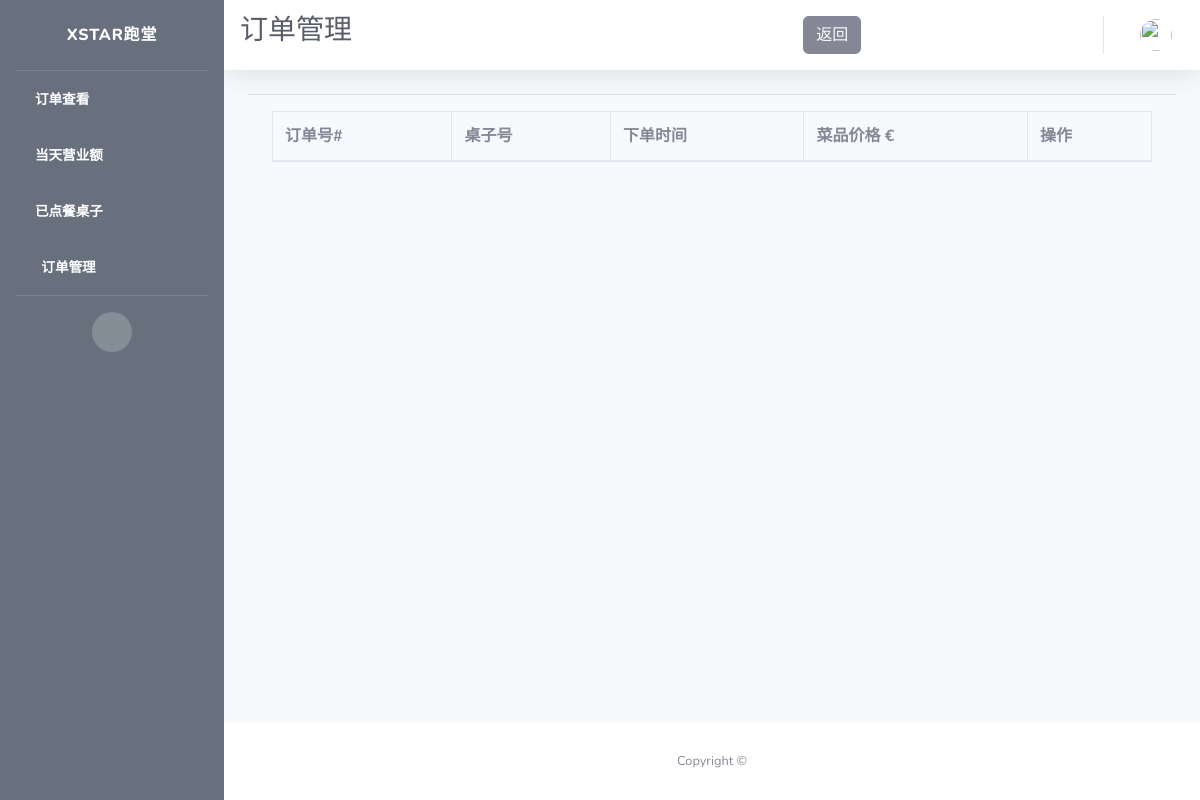
The app's page /alacarte/orders/manage, older data.
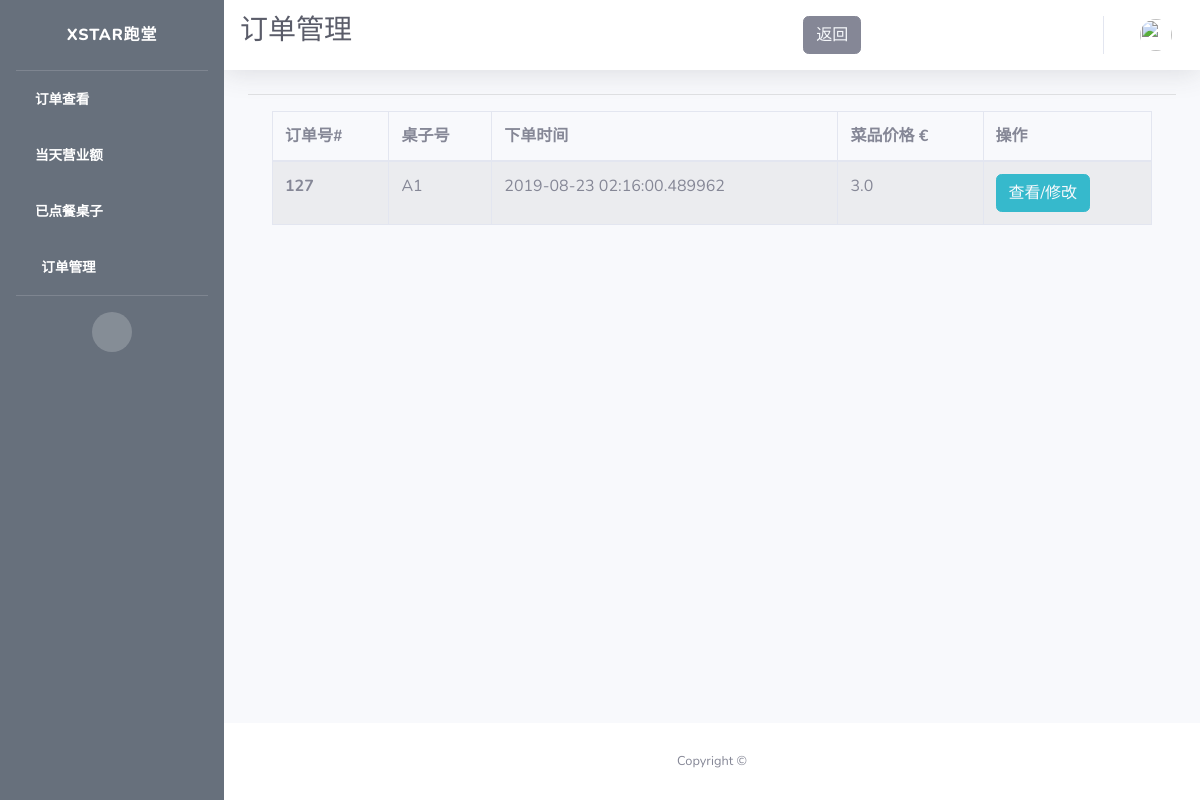
The same page, newer data.
### app/models.py (models this page shows)
class Order(db.Model):
    id = db.Column(db.Integer, primary_key=True, unique=True, index=True)
    totalPrice = db.Column(db.Float, unique=False)
    orderNumber = db.Column(db.String(200), unique=True)
    timeCreated = db.Column(db.DateTime, default=datetime.utcnow)
    isPaid = db.Column(db.Boolean, default=False)
    isReady = db.Column(db.Boolean, default=False)
    isPickedUp = db.Column(db.Boolean, default=False)
    items = db.Column(db.String(300))
    pay_via = db.Column(db.String(100))
    type = db.Column(db.String(100))
    container = db.Column(db.String(300))

### app/routes.py (the view)
@app.route("/alacarte/orders/manage")
def alacarte_orders_manage():
    orders = db.session.query(Order).filter(
        Order.type == "In").all()
    cur_orders = [order for order in orders if order.timeCreated.date()
                  == datetime.now(tz=pytz.timezone("Europe/Berlin")).date()]
    items = {order.id: json.loads(order.items) for order in cur_orders}
    containers = {order.id: json.loads(order.container) for order in cur_orders}
    return render_template("alacarte_orders_admin.html",
                           open_orders=cur_orders,
                           items=items,
                           containers=containers)

### app/templates/alacarte_orders_admin.html (shortened to what this page needs)
{% extends 'waiter_admin.html' %}
{% block css %}
<link rel="stylesheet" type="text/css" href="https://cdn.datatables.net/1.10.19/css/jquery.dataTables.css">
<link rel="stylesheet" type="text/css" href="https://cdnjs.cloudflare.com/ajax/libs/twitter-bootstrap/4.1.3/css/bootstrap.css">
<link rel="stylesheet" type="text/css" href="https://cdn.datatables.net/1.10.19/css/dataTables.bootstrap4.min.css">
{% endblock %}
{% block title %}
<h1 class="h3 mb-2 text-gray-800">订单管理</h1>
<button type="button" class="btn btn-secondary">
  <a href={{ url_for('waiter_admin') }} style="color: rgb(247, 249, 252)">
    返回
  </a>
</button>
{% endblock %}
{% block content %}
<hr>
<div class="container">
  <div class="row">
    <div class="col-sm-12">
      <table id="example" class="table table-striped table-bordered">
        <thead>
          <tr>
            <th scope="col">订单号#</th>
            <th scope="col">桌子号</th>
            <th scope="col">下单时间</th>
            <th scope="col">菜品价格 €</th>
            <th scope="col">操作</th>
          </tr>
        </thead>
        <tbody>
          {% for order in open_orders %}
          <tr>
            <th scope="row">{{order.id}}</th>
            <td>{{ containers.get(order.id).get('table_name') }}</td>
            <td>{{ order.timeCreated }}</td>
            <td>{{ order.totalPrice }}</td>
            <td>
              <span>
                <button type="button" class="btn btn-info">
                  <a href={{ url_for('alacarte_order_edit', order_id=order.id) }} style="color: rgb(247, 249, 252)">
                    查看/修改
                  </a>
                </button>
              </span>
            </td>
          </tr>
          {% endfor %}
        </tbody>
      </table>
    </div>
  </div>
</div>
{% endblock %}

Row changes from the older to the newer data that the page shows:
added Order: id "127", get "A1", timeCreated "2019-08-23 02:16:00.489962", totalPrice "3.0"
